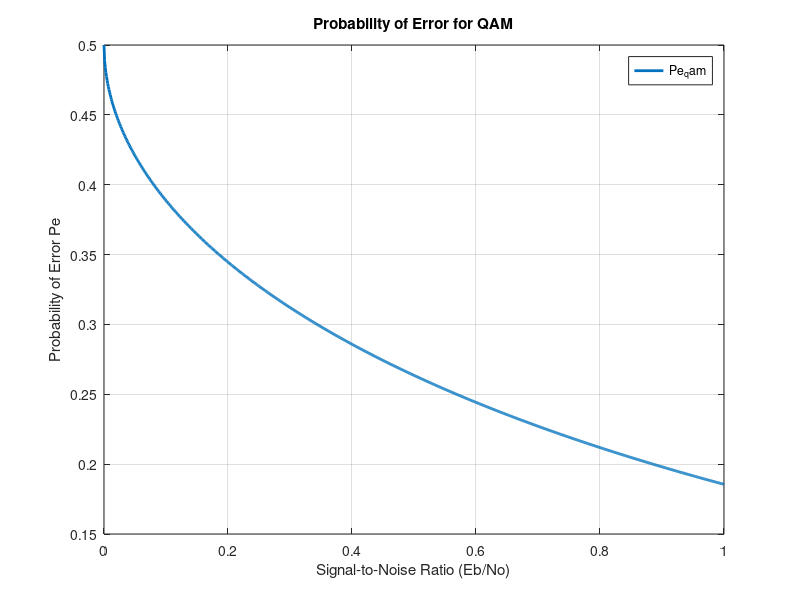

MATLAB code to generate this figure:
% User inputs
Eb = input('Enter the Energy per bit in Joules: ');
No = input('Enter the PSD of Noise in micro Watts/Hz: ');
M = input('Enter the number of symbols: ');

% Calculate the Signal-to-Noise Ratio (Eb/No)
x = 0:0.001:(Eb/No);

% Calculate Probability of Error for QAM
Pe_qam = 0.5 * erfc(sqrt(0.4 * x));

% Plotting
figure; % Create a new figure
plot(x, Pe_qam, 'LineWidth', 2); % Plot with line width
grid on; % Enable grid
xlabel('Signal-to-Noise Ratio (Eb/No)'); % X-axis label
ylabel('Probability of Error Pe'); % Y-axis label
legend('Pe_qam'); % Legend
title('Probability of Error for QAM'); % Title